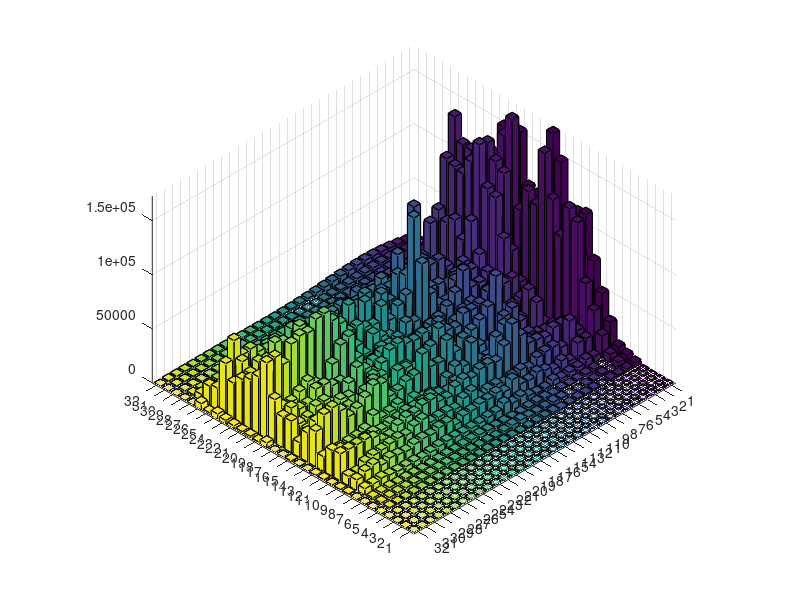

Write the MATLAB code that produced this figure. (Note: this script raises an error after producing the figure.)
clc
clear
close all

origin = [0.0795775 0.238732 0.397887 0.557042 0.716197 0.875352 1.03451 1.19366 1.35282 1.51197 1.67113 1.83028 1.98944 2.14859 2.30775 2.4669 2.62606 2.78521 2.94437 3.10352 3.26268 3.42183 3.58099 3.74014 3.8993 4.05845 4.21761 4.37676 4.53592 4.69507 4.85423 6.09959e-027 
9.62887 16.8761 12.5767 12.8382 13.3012 9.74014 8.70536 9.27201 8.94741 9.95113 11.9252 13.2306 13.7106 15.3581 19.6887 25.227 32.1437 36.1351 31.4834 30.9325 40.6667 40.5296 32.973 39.3182 45.9567 39.4533 36.4853 37.5455 35.5153 42.7694 58.7813 0.0021196 
45.8366 54.0355 45.8064 48.5175 32.9342 39.3914 46.514 40.201 29.2461 32.5056 26.2855 32.1211 27.9378 52.3556 68.8877 58.0247 46.8143 47.1326 51.1289 67.2921 106.835 74.3914 86.7526 98.8134 85.5928 67.2468 77.9561 135.422 101.67 122.563 129.836 0.985862 
548.209 355.443 293.682 218.357 357.839 615.851 392.132 373.243 234.422 278.283 317.757 428.795 280.392 428.129 294.613 310.024 352.237 254.688 380.322 402.881 344.361 346.102 278.195 263.098 220.01 262.19 414.592 478.992 401.963 416.911 463.916 17.6973 
4136.76 2974.47 1846.14 2315.89 576.098 1749.33 1770.59 1832.54 1198.79 1183.81 2226.61 2102.16 1618.69 1374.09 991.147 1380.61 1319.66 1562.03 1782.82 1395.87 1062.65 1361.2 1392.53 1298.62 1469.98 1510.92 1364.71 1415.6 1091.34 1162.32 1469.46 61.4668 
6925.23 4754.46 714.563 2557.95 1226.27 1080.46 597.976 683.752 2176.13 2810.62 2128.76 1767.65 2315.16 3631.53 3266.8 2047.06 964.177 1618.99 1180.76 1778.9 1846.9 1872.9 2248.64 2242.44 1968.71 1472.37 2028.52 2265.18 2133.64 2147.53 1565.67 23.9801 
10313.2 7760.2 504.353 2599.32 2135.16 1460.36 1141.53 1981.7 1117.46 2289.13 2581.27 2190.09 1289.68 1322.65 1609.48 1940.77 2599.39 3311.04 2777.64 1978.95 1615.07 1931.4 1577.95 1183.78 1154.11 1632.83 2010.45 1841.04 2642.33 2265.42 1868.61 24.5809 
28457.2 20577.2 5725.12 7228.06 4256.35 4156.97 2863.66 5297.46 2298.53 2466.18 4316.81 7993.5 6312.19 10227.9 6226.49 6130.19 5136.84 4967.29 4570.59 5315.57 5974.18 5649.42 4559.09 3242.27 4469.1 4513.95 4510.87 5372 6817.51 5795.81 5926.76 65.2708 
50929.6 39273.9 17997.9 18198 5955.42 10390.7 6683 10322.2 12850 9775.39 10885.6 19205.4 12268.4 15421.1 13807.4 14150.8 12231.2 11820 8113.53 14186.8 13980 11563.3 12621.6 11844.7 9553.87 10783.7 12327.3 10135.6 14874.7 12980.6 9711.2 1032.09 
76270.3 60050.7 21224.6 34313.2 14154.9 18907.3 18629.1 17735.8 12098.1 15165.7 13566.9 11656.9 14491.4 14253 11405.6 21321.9 19279.2 13651 15563.7 15338.8 14725 21671 19855.2 15799.2 17371.7 16611.8 15244.4 14727.5 12620.7 7886.52 8718.84 836.912 
115357 112026 14123.9 26975.6 27761.9 23213.7 25552.3 26918.4 38323.7 53039.9 37321.1 26824.3 28829.4 28839.5 25184.7 28117.3 25428.9 19523.1 20900.7 26699.5 26245.2 23253.9 23600.6 20757.4 15213.6 15583.6 22114.2 25018.7 24789.8 24837.4 25016.8 636.353 
112500 120746 19116.1 12455.1 14399.4 17855.6 20748.9 17424.1 27559.8 47888.9 41062.6 23178 17140.6 16426.1 17824.1 21217.7 16860.3 19295.9 21934.3 20286.5 19921.6 20613.8 18475.1 18368.5 16318.7 18150.4 17622.3 14382.4 15146.5 20198.8 23785.8 1172.38 
104328 90560.6 13469.3 12279.5 14144.3 18919.4 11871.5 28163.4 9883.01 24014.4 19230.5 19874.1 40019 22635.8 26972 20977.2 11711.7 14859.6 15458.7 19796.4 12999.2 22660.8 19895.5 18985.4 25442.8 16731.9 14423.5 13810.8 13367.8 11574.3 13534.2 770.623 
150451 120011 10987.5 33928.2 5488.77 25492.4 41683.5 38350.6 23276.6 19141.5 24439.9 43244.5 39926.5 31790.5 46673.3 30297.4 31287.5 47246.4 31735.1 30614.7 26509.8 25742.1 41650.7 44401.2 37572 31869.2 28961.7 38539.4 45765.5 43797.7 32624.6 189.578 
172662 158887 24458.3 41064.1 19473.7 13728 36209.9 71191.4 47220.4 39430.7 32528.9 31772 26041.3 26652.1 53364.2 41336.2 25137.5 20688.1 34272.8 36260.1 18104.8 26270.1 40189 24281.7 19369.4 29348.4 28249.2 24111.9 21685.7 32794.4 26820.9 550.442 
97870.8 106468 19794.4 29296.5 26887 18593.6 22097.3 25527.1 26862.9 22737.4 15420.2 16322.1 18651.6 12169.9 8795.02 13229 21177.1 27506.9 22872.1 19660.1 31136.4 35626.5 26388.4 21644.4 29427.4 31420.7 17000.4 12083 20668.8 20908.6 13637.8 1025.4 
106895 114485 35423 43282.1 42740.1 47376 43886.1 36918.6 35635.7 36595.2 27952 29894.4 32914.8 35999.4 39828.4 37858.5 39497.6 43710.1 42274 34543.5 29506.7 37533.4 43548.7 33476.4 21329.6 22976.8 30024 29527.4 23670.9 22452 29196.1 140.287 
110054 92905.7 59839.5 75236.8 43469.2 36347.4 18013.2 33939.8 31255.7 25345.7 20940.4 32524.4 26578.7 26847.7 30457.9 29407.2 30100.1 24692.3 35423.9 32266.8 21207.4 26767.3 20844.6 30144 31266 36397.9 36809.2 27387.1 27159 32486.8 28484 18.2456 
155972 172517 126969 108909 44499.2 39172.1 39432.3 58742.5 42818.4 34477.2 28418.7 26233.6 22792.4 18260.7 23482.3 31675.4 29773.9 31339.4 24619.6 22780.9 34819.4 59232.2 55638.5 42390.1 27854.5 32696 39306 34298.3 29410.5 29308.7 40310.3 4539.89 
156864 153142 133658 113028 56283 47028.4 51075.7 45380.8 30790.3 32179.5 46094.9 78340.4 28879.5 32517.1 20014.1 28763.7 32777.3 39421.6 25352 37187.7 46543.2 66923.2 73955 84838.2 84032.1 75615 77180.5 74129.3 59776.4 70584.7 69858.2 1350.39 
152427 132041 146596 149293 82573.2 49160.7 39304.9 37337.5 42118 43692.3 53062 116652 49387.3 43926.4 35006.1 52118.7 39268 41233.9 47051.2 45975.2 37216.8 46607.8 61620.1 62888.6 67285.8 77361.8 64861.6 49155.9 44067.4 54918 52649.4 2106.57 
114019 90743.2 117082 129071 60818.9 33873.7 17398.1 21837.2 12917 19369.3 25449.1 58965.4 30443.9 29878.2 18441.7 30045.9 23318.7 24046.8 25974.4 25224.7 18473.2 21765.7 26611.8 29813.7 33089.4 40536 38252.5 24374 21653.2 31009.6 45787.1 2053.24 
99110.2 61163.5 131122 113771 75230.3 36705.2 47011.7 46859.6 33875.2 43689.5 35547.3 55216.1 35408.6 45982.3 23200.2 47280.6 24787.8 53179.2 33076.3 49896.1 38213.7 45874.8 48137.8 54613.8 45987.1 54012.1 57645.7 46634 48655.9 42280 41521.4 2976.44 
87901.4 65168.3 131726 115893 68451.9 35742 38745.2 46960.8 26257.5 28650.8 36571.6 38766.3 40397.1 32951.5 36870.2 32594.6 25895.3 34480.1 31761.7 44372.7 42684.6 41741.7 33819.3 38521.9 27186 38647 29658.9 36996.7 31470.5 49136.4 33490.6 3634.56 
81821.2 47826.4 153299 119026 75909.2 67819.1 41114.3 91591.8 30342.5 56367.9 33357.6 42581.8 35896.1 37290.5 30676.4 28833.6 24947.4 25685.3 24383 29150.8 33963.1 33362.5 44693 32705.4 39709.3 38456.8 41057.1 47744.9 46737.9 64313.8 47410.3 5150.31 
27233.4 18501.6 45883.7 54367.5 15684.4 17698.8 10221.4 24197.3 12394.7 10757.5 21800.7 15166.4 14917.8 15368.7 20030.5 16567.8 8952 13921.6 14907.5 11029.2 14238.9 16841.2 14461.7 12706.4 15901.8 16438.1 13416.3 15649.8 19267.2 20245.7 20254.1 2100.65 
25673.6 18237 45903.8 46429.3 20800.4 16066 19708.8 35469 16972.9 22777.6 21517.8 15609.8 16712.8 18667.7 21937.9 20252.3 19872.3 19184.1 22485.9 27874.3 26668.3 26605.6 25266.5 24605 21276.5 18354.3 15479.9 15875.6 15002 12960.6 17845.4 6003.72 
10894.2 5671.94 24839.5 19575 10600 11508.4 7735.99 9391.11 5105.96 8005.23 5116.43 4168.89 3523.59 3545.06 4039.14 3881.24 5887.57 5311.06 5480.16 10084.1 3820.63 5326.79 5346.52 3449.04 2222.26 4318.66 4864.52 3589.82 3599.34 5828.58 5919.36 349.078 
4854.94 3220.59 11110.5 13898 6870.78 10562.4 7075.28 8002.59 4214.74 5324.74 8137.51 1664.98 5872.22 5158.29 2604.23 4974.16 3376.65 4000.95 3840.98 3198.56 3169.34 2988.69 2468.02 1676.41 2615.74 1908.39 1705.41 2024.65 1805.83 1800.95 1425.95 222.909 
998.22 2441.29 3893.85 4735.06 4469.35 4428.52 3624.22 2727.52 2279.39 1587.53 1673.92 1645.17 1705.69 2315.32 2111.92 2261.56 2404.61 1875.77 1944.32 1715.08 1415.13 1532.68 1279.07 1272.2 1232.07 974.453 951.546 719.196 564.979 523.172 418.378 36.5403 
779.939 2260.85 3516.39 4432.72 4943.95 5039.32 4761.3 4195.41 3454.01 2657.29 1915.02 1312.04 899.493 692.635 674.594 804.583 1028.4 1289.05 1535.68 1729.68 1847.53 1880.79 1833.81 1720.27 1559.31 1371.94 1178.27 995.373 836.115 708.493 615.592 103.458 
911.082 2670.78 4249.61 5547.96 6494.78 7053.76 7225.22 7043.56 6570.91 5888.06 5083.94 4245.16 3447.05 2747.03 2181.14 1763.62 1489.27 1337.89 1279.9 1282.06 1312.67 1345.4 1361.68 1351.36 1312.09 1247.73 1166.17 1077.1 990.141 913.364 852.459 121.66 
];

change30 = [0.0795775 0.238732 0.397887 0.557042 0.716197 0.875352 1.03451 1.19366 1.35282 1.51197 1.67113 1.83028 1.98944 2.14859 2.30775 2.4669 2.62606 2.78521 2.94437 3.10352 3.26268 3.42183 3.58099 3.74014 3.8993 4.05845 4.21761 4.37676 4.53592 4.69507 4.85423 6.09959e-027 
9.62887 15.4648 10.3534 13.108 15.1279 10.2933 9.29377 12.2629 12.7418 10.8067 9.23272 9.59961 10.4508 12.345 19.0654 29.3037 35.6907 32.1055 28.0161 37.1639 41.5412 28.6278 33.8079 58.5882 53.7866 31.5327 34.728 40.6289 30.1716 32.9986 54.306 0.0207388 
45.8366 73.8058 49.0126 43.2146 36.8959 33.477 36.7587 35.8686 33.8698 27.3142 26.1449 31.5966 38.087 45.2491 49.9044 56.9734 53.1263 47.7266 72.1235 97.5197 92.3582 70.5091 60.9231 73.8574 76.3497 69.4278 90.0013 118.443 125.313 127.482 132.345 2.53941 
548.209 708.979 255.905 168.675 305.855 499.757 406.935 320.394 243.732 204.004 281.235 312.633 408.243 363.476 270.834 270.839 314.645 398.302 422.489 391.92 306.937 325.169 344.564 274.768 266.955 303.217 402.915 415.648 392.044 455.256 539.265 13.3601 
4136.76 5906.84 2083.33 509.505 603.518 1372.6 1869.45 1522.82 1098.44 1387.37 2075.25 2010.41 1271.34 930.716 1083.79 1390.28 1740.41 1652.28 1367.98 1305.27 1519.44 1484.03 1158.84 1280.22 1476.56 1553.9 1418.88 1137.66 1216.41 1347.71 1434.48 41.6177 
6925.23 6250.67 558.706 2408.81 1376.79 291.81 564.634 1325.06 2262.29 2418.84 1722.22 1356.36 2367.68 3805.99 3263.53 1778.92 1309.52 1126.34 1003.31 1260.29 1912.01 2582.63 2228.36 1754.78 1864.88 2063.31 1986.56 2183.72 2161.35 1869.34 1744.42 4.60952 
10313.2 8336.31 219.153 3310.01 1693.2 1017.82 1494.63 1831.67 1536.92 1501.38 2106.2 2032.72 1262.07 1153.69 1661.67 1979.39 2454.6 3552.09 3312.64 1904.19 1799.12 1909.7 1732.43 1447.52 1141.17 1743.32 1755.73 2134.44 2723.13 2133.59 1779.6 97.1057 
28457.2 26407.9 5557.48 8798.83 2777.4 2746.74 2921.43 3974.09 3444.1 3046.34 3716.96 5527.55 6877.13 7677.54 7561.61 4549.97 4470.95 4255.82 4176.11 5254.37 6263.64 6840.92 5019.7 4110.2 2989.92 4138.45 5893.81 3838.35 4991.99 6536.66 5490.01 22.285 
50929.6 52028.3 17994 17751.6 5136.64 9422.76 6748.87 10015.5 14311.3 10087.1 9611.86 11103.9 17280.1 15134.9 11505.6 16095.5 13435.9 8921.56 9902.72 12294.1 11667.6 13102.6 13716.6 9793.89 10582.1 10084 8816.61 13055.1 12757.4 11476.5 10465 56.0126 
76270.3 81537.5 22149.7 20032.3 17047.8 25198.6 21618.9 12459.1 9421.22 11432.3 13330.4 15269.6 16780.3 16602 16237.1 17537 17641.7 18114.9 14257.1 14217 19355.2 22166.6 16678.8 12631.4 14048.8 12253.8 13667 12628.5 10225.4 9155.15 9509.76 227.688 
115357 111207 17879.9 26175.5 28027.4 29323.9 23777.2 39024.6 32334 30885.9 43008.1 25075 24370.2 36515.8 33457.9 26191.2 21404.6 25241.4 21909.4 24117.3 27352.8 25970.5 22451.8 17385.1 16554.9 18405.3 20461.9 24930.6 24907.3 23661.6 24573.6 954.344 
112500 97707.8 20285.4 26311.1 12835.8 13545.5 20452.5 43244.2 22081.5 20481.9 43404.9 27810.3 16223.1 29486.1 20447.7 12543.1 17666.8 26358.6 20637.5 15473.7 22142.8 21647.1 19331.7 21416.9 15976.4 15985.4 18475.6 17892.6 16098.2 19153.7 23801.2 1276.76 
104328 97932.6 13839.7 16408.3 12910.4 15990.7 12264.3 12754.1 10344.9 12517.4 16618.3 32667.7 35642.9 26190.6 19617.7 27169.5 23708.5 13293.7 16237.1 17282.4 14665.9 18232.6 19117.4 22385.9 23062.3 14497.8 14082.4 13716.6 14077.5 14544.9 11828.7 459.283 
150451 134316 11315.5 31579.2 20560.6 23980.5 45076.9 32387.1 18191.9 25467.4 33658.5 35044 35171.5 38993.9 40395.2 50511.7 53111.3 41472.1 28711.5 31435.1 27993 37959.7 50478 45362.3 33935.8 41207.9 40739.4 49512.8 48604.2 35903.3 30197.8 124.755 
172662 154765 17657.3 28014.9 21613.5 21775.7 33100.8 51828.6 48906.9 38970.3 36779.2 26117 19249.7 18693.5 47662.3 66902.2 26841.9 14892.1 30103.8 36930.6 19141.5 20345.8 38046.8 37887.4 20417.6 25519.1 23764.1 25407.6 19245.5 28353.9 25150.5 22.1303 
97870.8 70121.5 18496 18882 18658.9 36276.3 22682.4 14523.2 22291.8 21751.4 18708.2 10289.8 17555.9 15770.5 10274 12777.6 15642.3 24406 20930.1 13506.8 26811.6 30722.4 18508.8 25166.4 23398 31523.3 16310.6 14142.4 17905.8 23228.4 19110 206.442 
106895 76193.9 32048.4 31914.8 24154.4 58788.7 40586.1 25272.9 20358.6 39078.5 25586.7 29373.5 28543.8 23073.9 28993.9 30509.2 27650.3 42116.7 41475.1 34482.4 28423.1 26305.1 37905.4 46409.3 29842.9 22602.6 31820.9 44647.3 30919 31150.5 40283.4 1168.05 
110054 117029 59223.7 45508.3 34261.5 37161.3 17824.2 22048.1 27322.3 28776 21080.2 20734.5 27030.1 25667.2 18042.2 32198.8 26688.1 24623.3 31426.4 32478.1 21286.2 16348.5 24431.4 25795.3 20545.7 32672.6 35039.5 29841.4 28351.7 30023.9 25184.2 478.571 
155972 225717 127469 78579.1 43055 32368.8 41324.1 43503.5 42339.5 39289.7 26537.9 25414.6 21008 21862.9 23082.1 27518.5 34992 26760.7 20728.6 32118.5 40097.8 43008.1 49123.9 46466.5 32704.2 31723.5 36574.6 36473.8 29732.1 35067.9 39399.5 3067.23 
156864 236025 133409 91513.4 57538.8 46021.4 49735.7 27997.9 27336.8 50995.7 48346.2 35143.2 30042.2 28570.9 26422.7 22353.3 25702.2 34108.2 35059.5 37702.2 44111.4 50991.7 65494.5 82688.4 88328.6 85737.1 79783.2 70612.3 62840.6 68213.4 71880.6 4687.58 
152427 250000 147989 98998.5 83579.7 62064.6 48330.7 28818 29697.5 53410.7 58406.2 49217.5 47462.5 47659.9 38607.8 31770.2 39402.2 45704.9 39796 37310.1 42531.1 46941 51969.1 62508.7 72001.3 70994.6 64425.4 58271.9 49121.3 46642.1 56735.9 5019.48 
114019 196918 121818 72337 58986.6 41050.3 23889.5 9632.43 7121.27 17776.3 23692.4 25003.9 29463.6 28454.7 21849.3 19351.8 19543.3 19503.3 21508.7 24321 21289 18675.5 22415.4 28023.5 32358 37221.5 37658.2 27980.1 24130.1 35428.2 46181.4 3307.51 
99110.2 186192 132665 83791.5 73607.4 64189.8 51193.5 38362 30950.7 31281.6 31258.3 28794.3 28872.1 30964.7 31862.6 33249.1 38032.4 45869.4 50843.6 49193.9 48317.3 51068.3 51993.4 52895.8 54505.9 53322.1 52179.4 50220.4 41814.6 31800.1 32217.3 6053.79 
87901.4 174426 132633 79278.7 65702.2 57041.6 42773.6 34072.3 30899.8 31910 35100 38120.8 41637.3 42223 37822.6 33958.9 33684.9 37169.8 45948.1 54595.6 53778.5 44772.2 35918.9 30746.6 28636.5 28465.8 29471.3 32774.4 37957.1 41318.8 43533.8 6074.29 
81821.2 175358 154223 101039 75681.9 60800 41588.6 32684.6 35666.1 36535 33037.3 31797 33105 32814.2 29494 25214.5 22974.3 23934.2 26938.8 30580 34777.9 39866.7 44173.6 44698.1 41882.5 39915.9 40562.5 42054.4 44083.6 47184 49201.7 2459.96 
27233.4 57115.4 45557.8 23104.9 16306.7 16740.9 10362.6 5056.77 11974.9 22737.4 23498.9 16975.3 14901.1 18289.2 18613 13270.6 8838.94 10289.1 14607.1 16228 14445.1 13124.6 14621.1 16635 16016.7 13708.3 13398.7 16001.5 18609.3 19472.4 20794 1229.9 
25673.6 54696.7 45562.5 25618 20235 23106.2 20172 15629.3 18487.1 23255.2 20978 16001.3 16958.4 21299.5 21650.6 19233.8 19553.9 21693.7 22034 22558.1 26237.3 29456.4 27463.6 22713.8 20215.3 19086.2 16039.7 13019.9 13965.9 17345.1 18754.5 3931.2 
10894.2 25196.9 25019.9 16956 10712.7 8578.45 7390.47 5807.67 5141.1 5461.79 5259.74 4338.9 3924.32 4225.4 4391.28 4500.42 5222.93 5853.94 5133.38 3863.27 4111.57 5615.8 5710.88 3584.61 1907.02 2810.04 4649.67 4820.69 3921.79 4509.23 6705.82 1944.74 
4854.94 11182.4 11146.1 8182.51 6868.9 7437.05 7136.77 5300.86 4362.28 5905.52 8089.64 8104.35 5779.18 3384.21 2578.15 2961.51 3451.98 3715.06 3852.19 3701.37 3160.43 2656.14 2610.58 2730.88 2435.33 1808.42 1505.42 1728.14 1932.28 1732.98 1524.49 200.878 
998.22 2746.83 3902.95 4426.18 4466.13 4165.02 3608.19 2914.79 2276.89 1858.82 1685.33 1668.62 1733.76 1876.48 2092.72 2298.63 2365.21 2232.03 1961.54 1676.44 1461.69 1331.48 1262.59 1226.83 1190.41 1111.91 966.633 773.806 588.635 462.999 415.835 17.5075 
779.939 2260.85 3516.39 4432.72 4943.95 5039.32 4761.3 4195.41 3454.01 2657.29 1915.02 1312.04 899.493 692.634 674.594 804.583 1028.4 1289.05 1535.68 1729.68 1847.53 1880.79 1833.81 1720.27 1559.31 1371.94 1178.27 995.373 836.114 708.492 615.591 103.458 
911.082 2670.78 4249.61 5547.96 6494.78 7053.76 7225.22 7043.56 6570.91 5888.06 5083.94 4245.17 3447.05 2747.03 2181.14 1763.62 1489.27 1337.89 1279.9 1282.06 1312.67 1345.4 1361.68 1351.36 1312.09 1247.73 1166.17 1077.1 990.141 913.364 852.459 121.66 
];

change60 = [0.0795775 0.238732 0.397887 0.557042 0.716197 0.875352 1.03451 1.19366 1.35282 1.51197 1.67113 1.83028 1.98944 2.14859 2.30775 2.4669 2.62606 2.78521 2.94437 3.10352 3.26268 3.42183 3.58099 3.74014 3.8993 4.05845 4.21761 4.37676 4.53592 4.69507 4.85423 6.09959e-027 
9.62887 15.0706 9.85578 12.5895 13.4945 8.39229 7.84119 10.0993 11.9729 13.7054 11.7316 8.78113 10.7104 17.3568 26.3859 34.7699 38.3114 33.8398 27.6912 31.2331 36.1944 31.1421 30.4959 39.3304 40.9106 35.366 32.0396 34.6943 46.0984 53.8533 56.8669 0.00901218 
45.8366 64.6391 46.9024 46.7512 33.1498 40.2239 43.109 35.924 28.0586 25.8084 33.4802 26.7922 27.9163 49.3825 72.8511 68.5895 54.6743 52.0823 50.6465 81.7211 90.8522 63.673 69.016 84.423 80.2974 57.7767 76.3802 121.082 121.43 124.404 128.639 3.26415 
548.209 656.489 264.4 243.76 318.374 485.97 425.732 310.826 229.845 236.503 303.313 313.427 358.218 375.898 310.875 255.75 301.997 363.492 409.061 422.662 350.593 320.189 300.311 269.43 261.275 319.359 347.671 420.268 412.659 387.63 495.769 12.6268 
4136.76 4909.87 2012.02 918.144 844.255 1688.22 1623.63 1637.1 1035.1 1303.34 2073.7 1988.82 1358.41 1092.58 1218.15 1546.07 1654.27 1684.32 1302.17 1193.77 1385.49 1509.95 1199.85 1305.64 1567.71 1422.65 1411.49 1208.99 1038.88 1230.84 1544.24 56.7827 
6925.23 5063.85 620.091 1635 1263.46 1114.05 677.931 1961.45 2609.3 2362.72 1559.66 1500.22 2654.37 3380.43 2815 1949.79 1038.15 1854.49 1166.87 1395.48 1976.72 2546.38 2291.69 2303.13 1896.33 1606.35 1903.97 2440.02 1961.83 1695.93 1863.61 49.4128 
10313.2 7548.44 487.796 3340.12 2080.87 1650.52 1147.17 1864.59 1070.86 1566.33 2650.89 2120.09 1381.53 1232.36 1434.89 1883.62 2609.19 3347.84 2943.27 1948.83 1382.85 2202.47 1656.97 1498.36 1546.34 1506.39 1715.76 2291.33 2485.61 2173.73 1853.3 110.396 
28457.2 19057.6 5512.04 7924.31 3410.17 6038.92 3448.15 5305.39 2539.74 3090.77 3594.22 5486.99 5037.24 8779.83 6255.7 4710.54 5736.22 4500.62 4885.79 4903.15 6430.18 7363.28 4735.75 4488.88 4076.83 4831.1 6203.82 5071.71 5321.72 5381.29 4780.98 9.68271 
50929.6 30789.7 18013.6 14160.7 4617.18 13482.5 5182.16 9701.21 12171 11836.3 9024.48 16589.2 14644 9258.78 11294.5 11139.9 11085.2 13098.4 8210.65 14336.8 13107.3 12412.6 12899.5 11143.2 9925.78 10268.1 9599.42 10727.3 13333.2 10698.2 10307.5 184.897 
76270.3 54419.8 21988.8 15217.8 15055.6 35906.5 24774.5 17225.7 10821.7 21325.8 11700.6 16373.4 18238.9 13136.5 15779.8 20044.3 18198.6 17054.1 14309.3 16335.6 17182.2 22280.9 14545.5 16141.8 14899.6 11739.4 13383.8 12493.5 11404.3 10770 7626.54 234.779 
115357 113155 15690.5 14034.1 30473.1 50667.2 23432.6 21100 37197.8 43519 37689.5 31590.9 32102.9 27316.6 27560.7 29859.8 24245.3 19671.6 20422.4 28567 24855 21979 22704.3 17964.4 15365.5 15878.3 21886.8 25490.5 24812.8 24263.5 24434.9 752.503 
112500 118392 19554.9 5506.64 13249 37512.2 18597.1 14034.8 28445.5 41198 40399.8 26447.3 20799.6 16390.5 18908.2 18644.3 15923.7 19835.1 20559.1 21591.6 19407.5 19419.3 18660.1 16481.1 16769 18313.9 19613.3 15607.5 16078.9 21419.4 22912.8 578.837 
104328 97181.5 13876.6 21825.1 14233.4 21334.5 10412 8195.99 12082.5 17280.1 16982.8 25178.2 41181.3 28045.6 21206.6 27394.2 16879.6 12711.6 17028.6 15145.6 15549 18401.4 19005.4 21042.3 21068.4 15599.8 14670.8 16935.4 13865.2 10670.7 13026.6 988.402 
150451 132906 14551.9 34208.9 15505.6 38576.4 41160.6 21741.5 22000.7 30561.1 35613.5 43421.7 40024.9 35401.6 38804.5 38051.8 50066.5 46286.5 29268.6 30617.5 30420.4 34817.6 44282.2 43855.8 48918.3 43242.8 33900.7 45408.1 50227.3 40611.4 30789.2 304.754 
172662 168552 23151.9 44479.3 23712.8 17874 37248.8 44825.3 46646.2 36997.6 32650 39853.8 24424.6 24474.8 51430 49408.2 27528.5 24771.1 33748.1 31991.8 18704.2 24498.6 39462.7 29767.6 18071.1 26425 26223.7 21739.9 23705.6 27206 25627.4 1487.55 
97870.8 87203.8 24727 27201.4 24579.5 38496.1 19708.1 22047.7 26604.6 15935.6 16061.8 12679.7 17947.7 19344.1 12032.3 19042.2 21199.8 28723.3 19946.4 16459 32191.5 32495.2 25160.7 23747.7 31744.2 34714 17415 14018.6 19456.2 18535.3 12659.4 539.386 
106895 91454.7 42481.2 56583.9 38008.9 67799.8 39655.6 23904.9 34357.5 38211.3 29233 31863.5 38615.2 30420.9 40169.4 37914.2 31418.8 50232.5 45603.6 37043.4 24124.1 31536.8 46899.9 34359.5 27359.5 21945.2 27495.9 30901.6 21015.2 23409 30831.4 206.15 
110054 104061 61023.3 75190 41145.8 37251.1 18559 27117.2 30664.2 25665.3 26077.6 25801 29594.8 29655 25728.9 45098.4 30870.1 21277.2 35915.8 29011.1 19672.2 18821.3 23979.1 25001.2 26741.4 33349.9 35322.7 31208.5 31534.8 35453.3 28715.3 124.422 
155972 212755 127227 86918.2 44159.3 41144.6 38767.2 41099.6 43479.8 36159 28422.8 30540.6 21899.8 19379.8 24389.5 32743.5 31940 24160.4 23561.4 27314 36094.7 49330.6 52053.5 40482.5 29987.3 36482.6 37036.4 32577.6 30978.9 27102.7 39370.2 6064.3 
156864 213623 133506 78670.1 57157.8 88922.9 49228.4 30159 27496.2 34439.6 48414.9 44004 29672.2 22934.1 26757.8 27049.3 27792.3 31952 32146.7 35256.7 43938.3 55322.1 68300.9 82348 85638.6 83151 79288.9 70726.6 64588.4 62995.8 71795.4 7153.37 
152427 214581 148089 81388.6 82309.4 115335 48537.4 39055.3 32496.3 37207.5 54320.1 55332.2 49900 41868.9 39441.3 36398.9 38228.3 38102.7 40837.3 42264.1 41035.2 47125.9 52615.6 64643.7 69191.5 69549.3 66753.8 55966.9 49823.4 48892.3 57151.7 4338.99 
114019 163124 121193 66761.5 56970.2 74730.9 23976.1 16088.6 8438.91 12703.9 23151.6 27932.4 31258.8 25783.4 21301.8 19799.3 18427.1 17872.4 18341.7 23408.2 23251.1 21323.4 22716.6 27190.1 34248.9 38922.1 37025.6 27055.6 23818.1 27436.1 46180.3 5953.96 
99110.2 152595 132274 84086.4 72191.2 98938.6 49834.7 37277.7 33376.2 28310.9 30739.2 30740 30151.5 30438.6 30992.5 30481.9 37130.4 50362.8 54181.1 48212.5 47737.7 47069.7 48588.9 54782.1 50874.7 52258.7 54729.2 51582.7 44105.1 35187.7 35193.2 7616.24 
87901.4 155873 133206 79955.7 66734.5 68742.2 41804.3 34868.3 30552.5 34587 35955.4 40667.4 38395.7 39652.4 38792 36249.1 35775.6 38446 46474.5 50901.9 53625.3 43571.2 35925.3 32898.5 27994.4 27928.5 29017.7 34243.3 37838.5 40407.4 42662.5 6564.55 
81821.2 166377 154340 101190 75606.8 64210 41380.1 32365.6 36138.2 38732.4 34298.5 33583.3 32155.4 34473.9 28461.5 25021.4 22866.6 22904.8 26211.4 30204.9 34687.7 41797.5 45838.1 46532.4 42367.8 39654.4 39455.3 40839.2 43664.3 46760.6 49871.8 2230.88 
27233.4 56217.6 45557.4 22907.5 16272 16269.2 10299.1 4934.44 11859.4 22795.4 23388.8 17586.7 14875.7 18983.2 18642.8 13427.2 8981.08 10322.7 14761.7 16148.6 14533.4 13200.2 14600.2 16726.9 15934.1 13544.8 13302.3 15866.4 18568.9 19265.9 20828.1 1140.19 
25673.6 54696.7 45562.5 25618 20235 23106.2 20172 15629.3 18487.1 23255.2 20978 16001.3 16958.4 21299.5 21650.6 19233.8 19553.9 21693.7 22034 22558.1 26237.3 29456.4 27463.6 22713.8 20215.3 19086.2 16039.7 13019.9 13965.9 17345.1 18754.5 3931.2 
10894.2 25196.9 25019.9 16956 10712.7 8578.45 7390.47 5807.66 5141.1 5461.79 5259.74 4338.9 3924.32 4225.4 4391.28 4500.42 5222.93 5853.95 5133.38 3863.27 4111.57 5615.8 5710.88 3584.61 1907.02 2810.04 4649.67 4820.7 3921.79 4509.23 6705.82 1944.74 
4854.94 11182.4 11146.1 8182.51 6868.9 7437.05 7136.77 5300.85 4362.28 5905.52 8089.64 8104.35 5779.18 3384.21 2578.15 2961.51 3451.98 3715.06 3852.19 3701.37 3160.43 2656.14 2610.58 2730.88 2435.32 1808.42 1505.42 1728.14 1932.28 1732.98 1524.49 200.879 
998.22 2746.83 3902.95 4426.18 4466.13 4165.02 3608.19 2914.79 2276.89 1858.82 1685.33 1668.62 1733.76 1876.48 2092.72 2298.63 2365.21 2232.03 1961.54 1676.44 1461.7 1331.48 1262.59 1226.83 1190.41 1111.91 966.633 773.806 588.635 462.999 415.835 17.5075 
779.939 2260.85 3516.39 4432.72 4943.95 5039.32 4761.3 4195.41 3454.01 2657.29 1915.02 1312.04 899.493 692.635 674.594 804.583 1028.4 1289.05 1535.68 1729.68 1847.53 1880.79 1833.81 1720.27 1559.31 1371.94 1178.27 995.373 836.115 708.493 615.592 103.458 
911.082 2670.78 4249.61 5547.96 6494.78 7053.76 7225.22 7043.56 6570.91 5888.06 5083.94 4245.17 3447.05 2747.03 2181.14 1763.62 1489.27 1337.89 1279.9 1282.06 1312.67 1345.4 1361.68 1351.36 1312.09 1247.73 1166.17 1077.1 990.141 913.364 852.458 121.66 
];

figure,
bar3(origin);view([60,60,60]);set(gcf,'renderer','zbuffer');set(gca, 'ZLim', [0.0 300000.0]);
figure,
bar3(change30);view([60,60,60]);set(gcf,'renderer','zbuffer');set(gca, 'ZLim', [0.0 300000.0]);
figure,
bar3(change60);view([60,60,60]);set(gcf,'renderer','zbuffer');set(gca, 'ZLim', [0.0 300000.0]);


% 
% figure,
% bar3(theta_change);view([60,30,60]);set(gcf,'renderer','zbuffer');%set(gca, 'ZLim', [0.0 15.0]);
% figure,
% bar3(positive_N);view([60,-60,60]);set(gcf,'renderer','zbuffer');%set(gca, 'ZLim', [0.0 15.0]);
% figure,
% bar3(theta45);view([60,-60,60]);set(gcf,'renderer','zbuffer');%set(gca, 'ZLim', [0.0 15.0]);
% figure,
% bar3(theta45_negative);view([60,-60,60]);set(gcf,'renderer','zbuffer');%set(gca, 'ZLim', [0.0 15.0]);
% figure,
% bar3(phi_change);view([60,-60,60]);set(gcf,'renderer','zbuffer');%set(gca, 'ZLim', [0.0 15.0]);
% figure,
% bar3(image_negative_N_negative);view([60,-60,60]);set(gcf,'renderer','zbuffer');%set(gca, 'ZLim', [0.0 15.0]);
% figure,
% bar3(image_negative_N_positive);view([60,-60,60]);set(gcf,'renderer','zbuffer');%set(gca, 'ZLim', [0.0 15.0]);
% 
% 
